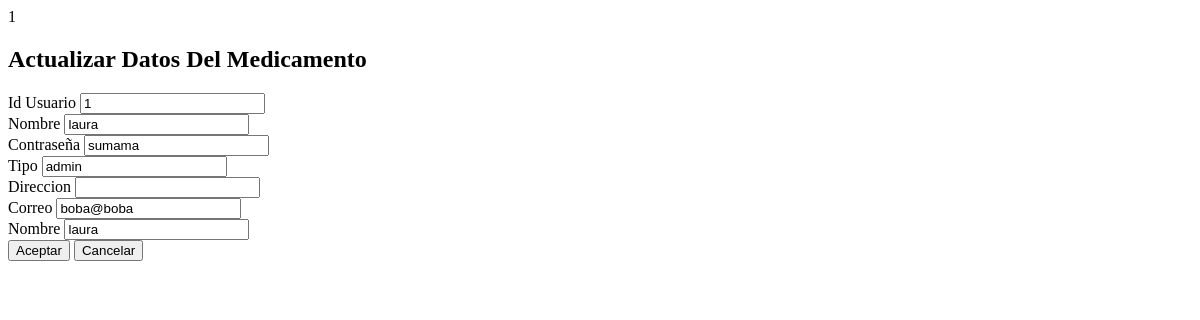
Page /m0dificar.php?edit=1 on the earlier database version.
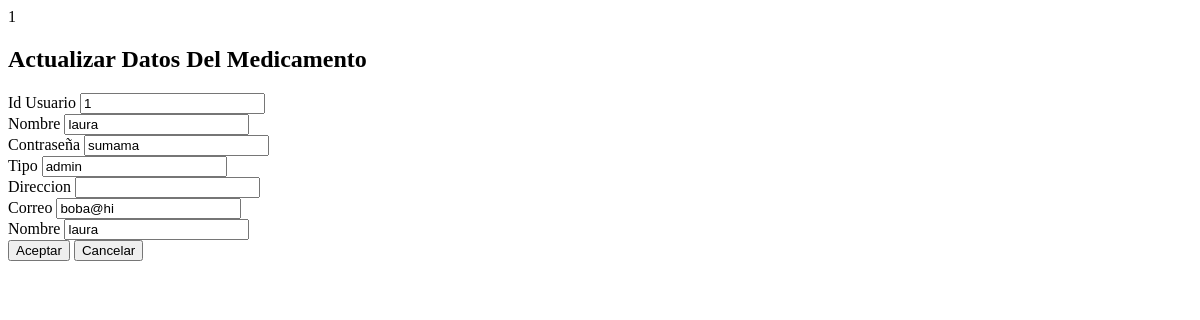
Same page on the later database version.
### tables this page shows
CREATE TABLE `user` (
  `id_usuario` int(11) NOT NULL,
  `nombre` varchar(100) NOT NULL,
  `usuario` varchar(50) NOT NULL,
  `pass` varchar(50) NOT NULL,
  `tipo` varchar(50) NOT NULL,
  `correo` varchar(50) NOT NULL,
  `telefono` varchar(10) NOT NULL
);

### m0dificar.php (the view, shortened to what this page needs)
<?php
include "conexion.php";
$edit = $_GET['edit'];
$resultado = mysqli_query($conexion, "SELECT * FROM user WHERE id_usuario = '$edit' ") or die ("Problemas en el Select".mysqli_error($conexion));
?>
<!DOCTYPE html>
<html>
<head>
</head>
<body>
	<nav>
		<h2> Actualizar Datos Del Medicamento </h2>
	</nav>
	<form method="Post" action="actualizar.php">
	<?php
	while ($row = mysqli_fetch_array($resultado)) {
		echo "<label> Id Usuario </label>";
		echo "<input type='text' name='id_usuario' value='$row[id_usuario]'><br>";
		echo "<label> Nombre </label>";
		echo "<input type='text' name='usuario' value='$row[nombre]'><br>";
		echo "<label> Contraseña </label>";
		echo "<input type='text' name='pass' value='$row[pass]'><br>";
		echo "<label> Tipo </label>";
		echo "<input type='text' name='tipo' value='$row[tipo]'><br>";
		echo "<label> Direccion </label>";
		echo "<input type='text' name='direccion' value='$row[direccion]'><br>";
		echo "<label> Correo </label>";
		echo "<input type='text' name='correo' value='$row[correo]'><br>";
		echo "<label> Nombre </label>";
		echo "<input type='text' name='nombre' value='$row[nombre]'><br>";
	}
	?>
	<input type="submit" name="" value="Aceptar" class="boton">
	<a href="mostrar.php"> <input type="button" name="" value="Cancelar"></a>
</form>
</body>
</html>

Differences in the rows shown:
changed user "laura": correo "boba@boba" → "boba@hi"
